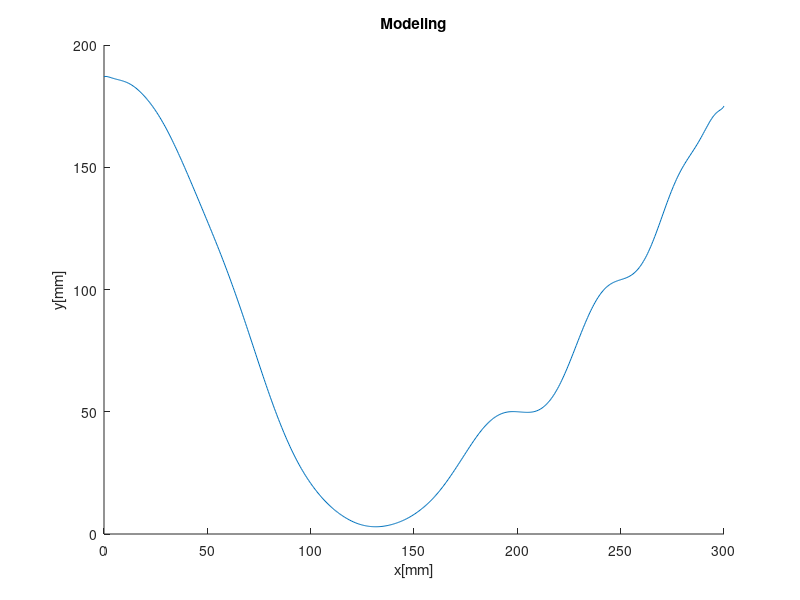

MATLAB code for this plot:
clear all;
clc;
x = 0:2:300;
y = [187, 187, 187, 186, 186, 185, 184 183, 182, 180, 178, 176, 174, 172, 169, 166, 163, 160, 157, 152, 148, 144, 140, 135, 130, 126, 122, 118, 114, 110, 106, 102, 97, 92, 87, 83, 77, 72, 67, 62, 57, 53, 49, 45, 41, 37, 33, 30, 26, 24, 21, 19, 17, 14, 13, 11, 9, 8, 7, 6, 5, 4, 4, 3, 3, 3, 3, 3, 4, 4, 5, 5, 6, 7, 7, 8, 8, 9, 10, 11, 13, 15, 17, 19, 22, 25, 28, 31, 34, 37, 40, 42, 44, 45, 47. 48, 49, 49, 50, 50, 50, 50, 51, 51, 52, 53, 54, 55, 58, 60, 62, 65, 68, 70, 76, 81, 86, 89, 92, 95, 97, 100, 101, 102, 103, 104, 105, 107, 108, 109, 111, 113, 116, 120, 125, 130, 135, 139, 142, 146, 150, 152, 155, 158, 160, 163, 166, 169, 172, 174, 175];
y_23dots = [187, 187, 186, 182, 169, 148, 102, 67, 26, 11, 3, 8, 37, 50, 76, 100, 104, 113, 139, 150, 158, 172, 175];
x_23dots = [0, 2, 6, 16, 28, 40, 62, 76, 96, 110, 130, 150, 178, 200, 228, 242, 250, 262, 274, 280, 286, 296, 300];
%-------------Lagrange------------
n = length(x_23dots);
y_lagrange = 0;
for k = 1:n
    t = 1;
    for j = [1:k-1, k+1:n]
        t = t .* (x-x_23dots(j))./(x_23dots(k)-x_23dots(j));
    end
    y_lagrange = y_lagrange + y_23dots(k) .* t;
end
hold on;
% fig1 = figure;
% plot(x, y_lagrange, 'blue', x, y, 'red');
% title('Lagrange');
% xlabel('x[mm]')
% ylabel('y[mm]')
% % set(gca,'FontSize', 14,'FontName', 'Times New Roman')
% % print('D:\Поликек\курсач\Lagrange.jpg', '-r600', '-dtiff')
% % close(fig1);
%--------------Newton-------------
y_newton = 1;
delta_y = 0;
for i = 1:length(y_23dots)
    delta_y (1, i) = y_23dots(i);
end
for i = 2:length(y_23dots)
    for j = 1:length(y_23dots)
        if (j < i)
           delta_y(i, j) = 0; 
        else 
           delta_y(i, j) = (delta_y(i-1, j) - delta_y(i-1, j-1)) / (x_23dots(j) - x_23dots(j-i+1));
        end
    end
end
for i=1:length(y_23dots)
    t = 1;
    for j=1:i-1
        t = t .* (x - x_23dots(j));
    end
    y_newton = y_newton + delta_y(i, i) * t;
end
hold on;
% fig2 = figure;
% plot (x, y_newton, 'blue', x, y, 'red');
% title('Newton');
% xlabel('x[mm]')
% ylabel('y[mm]')
% % set(gca,'FontSize', 14,'FontName', 'Times New Roman')
% % print('D:\Поликек\курсач\Newton.jpg', '-r600', '-dtiff')
% % close(fig2);
%------------Spline------------
y_10dots = [187, 169, 26, 34, 40, 53, 105, 113, 150, 176];
x_10dots = [0, 28, 96, 176, 180, 210, 250, 262, 280, 300];
Matrix_coeff_left = zeros (26, 26);
Matrix_coeff_right = zeros (1, 26);
for i = 1:9
   Matrix_coeff_right(1, i) = y_10dots(i+1) - y_10dots(i);
end
j = 1;
for i = 1:9
   if i == 1
      Matrix_coeff_left (i, j) = x_10dots(j+1) - x_10dots(j);
      Matrix_coeff_left (i, j+17) = (x_10dots(j+1) - x_10dots(j))^3;
   else
      Matrix_coeff_left (i, j) = x_10dots(j+1) - x_10dots(j);
      Matrix_coeff_left (i, j+8) = (x_10dots(j+1) - x_10dots(j))^2;
      Matrix_coeff_left (i, j+17) = (x_10dots(j+1) - x_10dots(j))^3;
   end
   j = j + 1;
end
j = 1;
for i = 10:17
   if i == 10
      Matrix_coeff_left (i, j) = 1;
      Matrix_coeff_left (i, j+1) = -1;
      Matrix_coeff_left (i, j+17) = 3*((x_10dots(j+1) - x_10dots(j))^2);
   else
      Matrix_coeff_left (i, j) = 1;
      Matrix_coeff_left (i, j+1) = -1;
      Matrix_coeff_left (i, j+8) = 2*(x_10dots(j+1) - x_10dots(j));
      Matrix_coeff_left (i, j+17) = 3*((x_10dots(j+1) - x_10dots(j))^2);
   end
   j = j + 1;
end
j = 1;
for i = 18:25
   if i == 18
      Matrix_coeff_left (i, j+9) = -1;
      Matrix_coeff_left (i, j+17) = 3*(x_10dots(j+1) - x_10dots(j));
   else
      Matrix_coeff_left (i, j+8) = 1;
      Matrix_coeff_left (i, j+9) = -1;
      Matrix_coeff_left (i, j+17) = 3*(x_10dots(j+1) - x_10dots(j));
   end
   j = j + 1;
end
Matrix_coeff_left (26, 17) = 1;
Matrix_coeff_left (26, 26) = 3*(x_10dots(10) - x_10dots(9));
Matrix_coeff_right = Matrix_coeff_right';
coeff_spl = Matrix_coeff_left\Matrix_coeff_right;
x_10dots_1 = 0:0.1:28;
x_10dots_2 = 28:0.1:96;
x_10dots_3 = 96:0.1:176;
x_10dots_4 = 176:0.1:180;
x_10dots_5 = 180:0.1:210;
x_10dots_6 = 210:0.1:250;
x_10dots_7 = 250:0.1:262;
x_10dots_8 = 262:0.1:280;
x_10dots_9 = 280:0.1:300;
S_1 = y_10dots(1) + coeff_spl(1)*(x_10dots_1-x_10dots(1)) + coeff_spl(18)*((x_10dots_1-x_10dots(1)).^3);
S_2 = y_10dots(2) + coeff_spl(2)*(x_10dots_2-x_10dots(2)) + coeff_spl(10)*((x_10dots_2-x_10dots(2)).^2) + coeff_spl(19)*((x_10dots_2-x_10dots(2)).^3);
S_3 = y_10dots(3) + coeff_spl(3)*(x_10dots_3-x_10dots(3)) + coeff_spl(11)*((x_10dots_3-x_10dots(3)).^2) + coeff_spl(20)*((x_10dots_3-x_10dots(3)).^3);
S_4 = y_10dots(4) + coeff_spl(4)*(x_10dots_4-x_10dots(4)) + coeff_spl(12)*((x_10dots_4-x_10dots(4)).^2) + coeff_spl(21)*((x_10dots_4-x_10dots(4)).^3);
S_5 = y_10dots(5) + coeff_spl(5)*(x_10dots_5-x_10dots(5)) + coeff_spl(13)*((x_10dots_5-x_10dots(5)).^2) + coeff_spl(22)*((x_10dots_5-x_10dots(5)).^3);
S_6 = y_10dots(6) + coeff_spl(6)*(x_10dots_6-x_10dots(6)) + coeff_spl(14)*((x_10dots_6-x_10dots(6)).^2) + coeff_spl(23)*((x_10dots_6-x_10dots(6)).^3);
S_7 = y_10dots(7) + coeff_spl(7)*(x_10dots_7-x_10dots(7)) + coeff_spl(15)*((x_10dots_7-x_10dots(7)).^2) + coeff_spl(24)*((x_10dots_7-x_10dots(7)).^3);
S_8 = y_10dots(8) + coeff_spl(8)*(x_10dots_8-x_10dots(8)) + coeff_spl(16)*((x_10dots_8-x_10dots(8)).^2) + coeff_spl(25)*((x_10dots_8-x_10dots(8)).^3);
S_9 = y_10dots(9) + coeff_spl(9)*(x_10dots_9-x_10dots(9)) + coeff_spl(17)*((x_10dots_9-x_10dots(9)).^2) + coeff_spl(26)*((x_10dots_9-x_10dots(9)).^3);
hold on;
% fig3 = figure;
% plot(x_10dots_1, S_1, 'blue', x_10dots_2, S_2, 'blue', x_10dots_3, S_3, 'blue', x_10dots_4, S_4, 'blue', x_10dots_5, S_5, 'blue', x_10dots_6, S_6, 'blue', x_10dots_7, S_7, 'blue', x_10dots_8, S_8, 'blue', x_10dots_9, S_9, 'blue', x, y, 'red');
% title('Spline');
% xlabel('x[mm]')
% ylabel('y[mm]')
% % set(gca,'FontSize', 14,'FontName', 'Times New Roman')
% % print('D:\Поликек\курсач\Spline.jpg', '-r600', '-dtiff')
% % close(fig3);
%------------Approximation----------------
N = length(x_10dots);
m = 2;
POWERX = zeros(2*m);
for k = 1:2*m
    for i = 1:N
       POWERX(k) =  POWERX(k) + x_10dots(i).^k;
    end
end
SUMX = zeros(m+1, m+1);
for l = 1:m+1
    for j = 1:m+1
        if (j == 1 && l == 1)
            SUMX(l, j) = N;
        else
            SUMX(l, j) = POWERX(l + j - 2);
        end
    end
end
PRAW = zeros(m+1);
for l = 1:m+1 
    for i = 1:N
        PRAW(l) = PRAW(l) + y_10dots(i).*(x_10dots(i).^(l-1));
    end
end
coeff_mnk = SUMX.'\PRAW;
coeff_mnk = coeff_mnk.';
S2 = 1;
for i = 1:N
    S2_ = y_10dots(i);
    for j = 1:m+1
        S2_ = S2_ - coeff_mnk(j).*(x_10dots.^(j-1)); 
    end
    S2 = S2 + (S2_.^2);
end
S2 = S2./(N-m-1);
sigma = sqrt(S2);
x_appr = 0:0.5:300;
y_appr = coeff_mnk(1, 3)*x_appr.^2 + coeff_mnk(1, 2)*x_appr + coeff_mnk(1, 1);
hold on;
% fig4 = figure;
% plot (x_appr, y_appr, 'blue', x, y, 'red');
% title('Approximation');
% xlabel('x[mm]')
% ylabel('y[mm]')
% % set(gca,'FontSize', 14,'FontName', 'Times New Roman')
% % print('D:\Поликек\курсач\Approximation.jpg', '-r600', '-dtiff')
% % close(fig4);
%-----------Differentiation---------------
% subplot(1, 2, 1);
hold on;
x_function = 0:1:300;
n = length(x_23dots);
y_function = 0;
for k = 1:n
    t = 1;
    for j = [1:k-1, k+1:n]
        t = t .* (x_function-x_23dots(j))./(x_23dots(k)-x_23dots(j));
    end
    y_function = y_function + y_23dots(k) .* t;
end
d_y_1 = zeros (301);
for i = 1:300
    d_y_1(i) = (y_function(i)-y_function(i+1));
end
d_y_2 = zeros (301);
for i = 2:301
    d_y_2(i) = (y_function(i-1)-y_function(i));
end
Margin_of_error_back_and_forth = 1/2;
d_y_3 = zeros (301);
for i = 2:300
    d_y_3(i) = (y_function(i-1)-y_function(i+1))/2;
end
Margin_of_error_center_first_diff = 1/6;
d_y_4 = zeros (301);
for i = 2:300
    d_y_4(i) = (y_function(i-1)-2*y_function(i)+y_function(i+1))/2;
end
Margin_of_error_center_second_diff = 1/12;
% fig5 = figure;
% plot (x_function, d_y_1, 'green', x_function, d_y_2, 'magenta', x_function, d_y_3, 'blue', x_function, d_y_4, 'black');
% disp('Margin of error of differentiation:');
% disp('Back and forth : '); 
% disp(Margin_of_error_back_and_forth);
% disp('Center (first): ');
% disp(Margin_of_error_center_first_diff);
% disp('Center (second): ');
% disp(Margin_of_error_center_second_diff);
% title('Differentiation');
% xlabel('x[mm]')
% ylabel('y[mm]')
% subplot(1, 2, 2);
% plot (x, (y), 'red');
% xlabel('x[mm]')
% ylabel('y[mm]')
% % set(gca,'FontSize', 14,'FontName', 'Times New Roman')
% % print('D:\Поликек\курсач\Differentiation.jpg', '-r600', '-dtiff')
% % close(fig5);
%--------------Integration---------------
% subplot(1,2,1);
hold on;
i_y_1 = zeros (301);
for i = 1:301
    if i == 1
        i_y_1(i) = y_function(i);
    else
        i_y_1(i) = y_function(i) + i_y_1(i-1); 
    end
end
i_y_2 = zeros (301);
for i = 1:300
    if i == 1
        i_y_2(i) = y_function(i+1);
    else
        i_y_2(i) = y_function(i+1) + i_y_2(i-1); 
    end
end
Margin_of_error_left_and_right_integration = 1/2;
i_y_3 = zeros (151);
for i = 1:150
    if i == 1
        i_y_3(i) = y_function(((2*i-1)+(2*i+1))/2) * 2;
    else
        i_y_3(i) = y_function(((2*i-1)+(2*i+1))/2) * 2 + i_y_3(i-1); 
    end
end
Margin_of_error_center_integration = 2/24;
i_y_4 = zeros (301);
for i = 1:300
    if i == 1
        i_y_4(i) = ((y_function(i)+y_function(i+1))/2);
    else
        i_y_4(i) = ((y_function(i)+y_function(i+1))/2) + i_y_4(i-1); 
    end
end
Margin_of_error_trapeziod_integration = 1/4320;
i_y_5 = zeros (151);
for i = 1:150
    if i == 1
        i_y_5(i) = 1/3 * (y_function(2*i-1)+4*y_function(((2*i-1)+(2*i+1))/2)+y_function(2*i+1));
    else
        i_y_5(i) = 1/3 * (y_function(2*i-1)+4*y_function(((2*i-1)+(2*i+1))/2)+y_function(2*i+1)) + i_y_5(i-1); 
    end
end
% fig6 = figure;
% plot(x_function, i_y_1, 'green', x_function, i_y_2, 'blue', x, i_y_3, 'magenta', x_function, i_y_4, 'yellow', x, i_y_5, 'black');
% Margin_of_error_simpson_integration = 2/2880;
% disp('Margin of error of integration:');
% disp('Left and right : '); 
% disp(Margin_of_error_left_and_right_integration);
% disp('Center: ');
% disp(Margin_of_error_center_integration);
% disp('Trapeziod: ');
% disp(Margin_of_error_trapeziod_integration);
% disp('Simpson: ');
% disp(Margin_of_error_simpson_integration);
% title('Integration');
% xlabel('x[mm]')
% ylabel('y[mm]')
% subplot(1, 2, 2);
% plot (x, y, 'red');
% xlabel('x[mm]')
% ylabel('y[mm]')
% set(gca,'FontSize', 14,'FontName', 'Times New Roman')
% print('D:\Поликек\курсач\Integration.jpg', '-r600', '-dtiff')
% close(fig6);
%------------Modeling----------------
x_function_600dots = 0:0.5:300;
len = length(x_function_600dots);
delta = 0.5;
delta_t = 0;
y_func_2 = 0;
for k = 1:n
    t = 1;
    for j = [1:k-1, k+1:n]
        t = t .* (x_function_600dots-x_23dots(j))./(x_23dots(k)-x_23dots(j));
    end
    y_func_2 = y_func_2 + y_23dots(k) .* t;
end
V0 = 0;
prompt = 'x start: ';
k = input(prompt);
j = k/0.5 + 1;
C = 9.81*y_func_2(j) + (V0^2)/2;
tangens_a = 0;
for i = 1:len
    if (i == 1)
        tangens_a(i) = y_func_2(i)/x_function_600dots(i);
        V(i) = V0;
        delta_t(i) = 0;
    else
        tangens_a(i) = (y_func_2(i)-y_func_2(i-1))/(x_function_600dots(i)-x_function_600dots(i-1));
        V(i) = sqrt(abs((2*(C - (9.81*y_func_2(i))))/(1+(tangens_a(i)^2))));
        if V(i) == 0
            delta_t(i) = delta_t(i-1);
        else
            delta_t(i) = delta/V(i);
        end
    end
end
% figure;
hold on;
xlim([0 300]);
ylim([0 200]);
if (tangens_a(j) > 0)
    step = -0.5;
end
if (tangens_a(j) < 0)
    step = 0.5;
end
count = 0;
plot (x_function_600dots, y_func_2);
while true
    p = (k/0.5)+1;
    if (((p == j) || (y_func_2(p)>y_func_2(j)) || k == 300 || k == 0) && count ~= 0)
        step = -step;
    end
    title('Modeling');
    xlabel('x[mm]')
    ylabel('y[mm]')
    h = plot(k, y_func_2(p), '.r', 'MarkerSize', 15);
    pause(delta_t(p)/2);
    k = k + step;
    count = count + 1;
    delete(h);
    if (count == 2000)
        exit;
    end
end